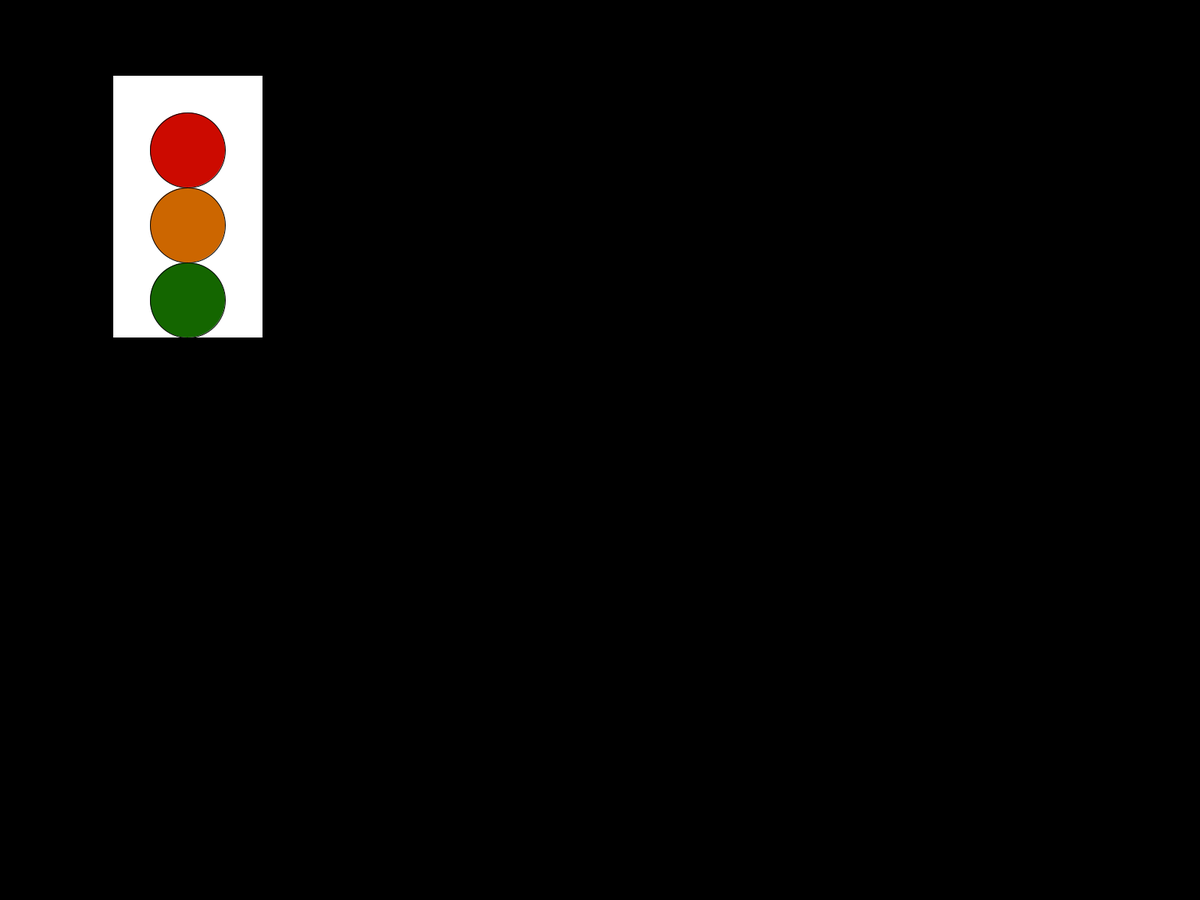
Frame 1 (no input)
Frame 60 (the mouse pressed at the canvas centre just before this capture): identical to frame 1, image omitted
Frame 120 (the mouse held since frame 60 and released just before this capture): identical to frame 1, image omitted

The Processing sketch that drew this single still picture (run headless with seeded random() and noise(); from frame 60 on, the mouse is pressed at the canvas centre):

// Processing sketch: gare_stoplicht_setuop_pde
// ── gare_stoplicht_setuop_pde.pde

void setup() {
 fullScreen();
}

void draw(){
background(0, 0, 0);
fill(255, 255, 255);
rect(150, 100, 200, 350);
fill(204, 102, 0);
circle(250, 300, 100);
fill(20, 102, 0);
circle(250, 400, 100);
fill(204, 10, 0);
circle(250, 200, 100);
}
